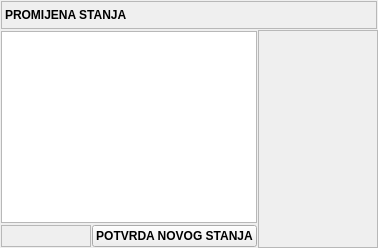
          <widget class="QFrame" name="frame_12">
           <property name="frameShape">
            <enum>QFrame::NoFrame</enum>
           </property>
           <property name="frameShadow">
            <enum>QFrame::Raised</enum>
           </property>
           <layout class="QVBoxLayout" name="verticalLayout_6">
            <property name="spacing">
             <number>0</number>
            </property>
            <property name="leftMargin">
             <number>0</number>
            </property>
            <property name="topMargin">
             <number>0</number>
            </property>
            <property name="rightMargin">
             <number>0</number>
            </property>
            <property name="bottomMargin">
             <number>0</number>
            </property>
            <item>
             <widget class="QFrame" name="frame_22">
              <property name="sizePolicy">
               <sizepolicy hsizetype="Preferred" vsizetype="Maximum">
                <horstretch>0</horstretch>
                <verstretch>0</verstretch>
               </sizepolicy>
              </property>
              <property name="frameShape">
               <enum>QFrame::NoFrame</enum>
              </property>
              <property name="frameShadow">
               <enum>QFrame::Raised</enum>
              </property>
              <layout class="QHBoxLayout" name="horizontalLayout_10">
               <property name="spacing">
                <number>1</number>
               </property>
               <property name="leftMargin">
                <number>1</number>
               </property>
               <property name="topMargin">
                <number>1</number>
               </property>
               <property name="rightMargin">
                <number>1</number>
               </property>
               <property name="bottomMargin">
                <number>1</number>
               </property>
               <item>
                <widget class="QLabel" name="label_8">
                 <property name="sizePolicy">
                  <sizepolicy hsizetype="Expanding" vsizetype="Preferred">
                   <horstretch>0</horstretch>
                   <verstretch>0</verstretch>
                  </sizepolicy>
                 </property>
                 <property name="minimumSize">
                  <size>
                   <width>0</width>
                   <height>28</height>
                  </size>
                 </property>
                 <property name="maximumSize">
                  <size>
                   <width>16777215</width>
                   <height>27</height>
                  </size>
                 </property>
                 <property name="font">
                  <font>
                   <weight>75</weight>
                   <bold>true</bold>
                  </font>
                 </property>
                 <property name="autoFillBackground">
                  <bool>true</bool>
                 </property>
                 <property name="frameShape">
                  <enum>QFrame::StyledPanel</enum>
                 </property>
                 <property name="text">
                  <string>PROMIJENA STANJA</string>
                 </property>
                </widget>
               </item>
              </layout>
             </widget>
            </item>
            <item>
             <widget class="QFrame" name="frame_23">
              <property name="frameShape">
               <enum>QFrame::NoFrame</enum>
              </property>
              <property name="frameShadow">
               <enum>QFrame::Raised</enum>
              </property>
              <layout class="QHBoxLayout" name="horizontalLayout_11">
               <property name="spacing">
                <number>0</number>
               </property>
               <property name="leftMargin">
                <number>0</number>
               </property>
               <property name="topMargin">
                <number>0</number>
               </property>
               <property name="rightMargin">
                <number>0</number>
               </property>
               <property name="bottomMargin">
                <number>0</number>
               </property>
               <item>
                <widget class="QFrame" name="frame_24">
                 <property name="frameShape">
                  <enum>QFrame::NoFrame</enum>
                 </property>
                 <property name="frameShadow">
                  <enum>QFrame::Raised</enum>
                 </property>
                 <layout class="QVBoxLayout" name="verticalLayout_8">
                  <property name="spacing">
                   <number>0</number>
                  </property>
                  <property name="leftMargin">
                   <number>0</number>
                  </property>
                  <property name="topMargin">
                   <number>0</number>
                  </property>
                  <property name="rightMargin">
                   <number>0</number>
                  </property>
                  <property name="bottomMargin">
                   <number>0</number>
                  </property>
                  <item>
                   <widget class="QFrame" name="frame_26">
                    <property name="frameShape">
                     <enum>QFrame::NoFrame</enum>
                    </property>
                    <property name="frameShadow">
                     <enum>QFrame::Raised</enum>
                    </property>
                    <layout class="QHBoxLayout" name="horizontalLayout_13">
                     <property name="spacing">
                      <number>1</number>
                     </property>
                     <property name="leftMargin">
                      <number>1</number>
                     </property>
                     <property name="topMargin">
                      <number>1</number>
                     </property>
                     <property name="rightMargin">
                      <number>1</number>
                     </property>
                     <property name="bottomMargin">
                      <number>1</number>
                     </property>
                     <item>
                      <widget class="QTreeWidget" name="treeStanja">
                       <property name="sizePolicy">
                        <sizepolicy hsizetype="Expanding" vsizetype="Expanding">
                         <horstretch>0</horstretch>
                         <verstretch>0</verstretch>
                        </sizepolicy>
                       </property>
                       <property name="font">
                        <font>
                         <weight>50</weight>
                         <bold>false</bold>
                        </font>
                       </property>
                       <property name="editTriggers">
                        <set>QAbstractItemView::NoEditTriggers</set>
                       </property>
                       <attribute name="headerVisible">
                        <bool>false</bool>
                       </attribute>
                       <column>
                        <property name="text">
                         <string notr="true">1</string>
                        </property>
                       </column>
                      </widget>
                     </item>
                    </layout>
                   </widget>
                  </item>
                  <item>
                   <widget class="QFrame" name="frame_27">
                    <property name="sizePolicy">
                     <sizepolicy hsizetype="Preferred" vsizetype="Maximum">
                      <horstretch>0</horstretch>
                      <verstretch>0</verstretch>
                     </sizepolicy>
                    </property>
                    <property name="frameShape">
                     <enum>QFrame::NoFrame</enum>
                    </property>
                    <property name="frameShadow">
                     <enum>QFrame::Raised</enum>
                    </property>
                    <layout class="QHBoxLayout" name="horizontalLayout_12">
                     <property name="spacing">
                      <number>1</number>
                     </property>
                     <property name="leftMargin">
                      <number>1</number>
                     </property>
                     <property name="topMargin">
                      <number>1</number>
                     </property>
                     <property name="rightMargin">
                      <number>1</number>
                     </property>
                     <property name="bottomMargin">
                      <number>1</number>
                     </property>
                     <item>
                      <widget class="QLabel" name="label_9">
                       <property name="sizePolicy">
                        <sizepolicy hsizetype="Expanding" vsizetype="Preferred">
                         <horstretch>0</horstretch>
                         <verstretch>0</verstretch>
                        </sizepolicy>
                       </property>
                       <property name="frameShape">
                        <enum>QFrame::StyledPanel</enum>
                       </property>
                       <property name="text">
                        <string/>
                       </property>
                      </widget>
                     </item>
                     <item>
                      <widget class="QPushButton" name="btnPotvrdaNovogStanja">
                       <property name="font">
                        <font>
                         <weight>75</weight>
                         <bold>true</bold>
                        </font>
                       </property>
                       <property name="cursor">
                        <cursorShape>PointingHandCursor</cursorShape>
                       </property>
                       <property name="text">
                        <string>POTVRDA NOVOG STANJA</string>
                       </property>
                       <property name="icon">
                        <iconset resource="../../resources/DonatForm.qrc">
                         <normaloff>:/InDonat/Forms/images/OK.gif</normaloff>:/InDonat/Forms/images/OK.gif</iconset>
                       </property>
                      </widget>
                     </item>
                    </layout>
                   </widget>
                  </item>
                 </layout>
                </widget>
               </item>
               <item>
                <widget class="QFrame" name="frame_25">
                 <property name="sizePolicy">
                  <sizepolicy hsizetype="Fixed" vsizetype="Preferred">
                   <horstretch>0</horstretch>
                   <verstretch>0</verstretch>
                  </sizepolicy>
                 </property>
                 <property name="minimumSize">
                  <size>
                   <width>120</width>
                   <height>0</height>
                  </size>
                 </property>
                 <property name="frameShape">
                  <enum>QFrame::StyledPanel</enum>
                 </property>
                 <property name="frameShadow">
                  <enum>QFrame::Raised</enum>
                 </property>
                 <layout class="QVBoxLayout" name="verticalLayout_7">
                  <property name="spacing">
                   <number>0</number>
                  </property>
                  <property name="leftMargin">
                   <number>0</number>
                  </property>
                  <property name="topMargin">
                   <number>0</number>
                  </property>
                  <property name="rightMargin">
                   <number>0</number>
                  </property>
                  <property name="bottomMargin">
                   <number>0</number>
                  </property>
                  <item>
                   <widget class="QFrame" name="frame_30">
                    <property name="sizePolicy">
                     <sizepolicy hsizetype="Preferred" vsizetype="Maximum">
                      <horstretch>0</horstretch>
                      <verstretch>0</verstretch>
                     </sizepolicy>
                    </property>
                    <property name="frameShape">
                     <enum>QFrame::NoFrame</enum>
                    </property>
                    <property name="frameShadow">
                     <enum>QFrame::Raised</enum>
                    </property>
                    <layout class="QHBoxLayout" name="horizontalLayout_15">
                     <property name="spacing">
                      <number>0</number>
                     </property>
                     <property name="leftMargin">
                      <number>0</number>
                     </property>
                     <property name="topMargin">
                      <number>0</number>
                     </property>
                     <property name="rightMargin">
                      <number>0</number>
                     </property>
                     <property name="bottomMargin">
                      <number>0</number>
                     </property>
                     <item>
                      <widget class="QFrame" name="frame_39">
                       <property name="sizePolicy">
                        <sizepolicy hsizetype="Preferred" vsizetype="Maximum">
                         <horstretch>0</horstretch>
                         <verstretch>0</verstretch>
                        </sizepolicy>
                       </property>
                       <property name="frameShadow">
                        <enum>QFrame::Raised</enum>
                       </property>
                       <property name="lineWidth">
                        <number>0</number>
                       </property>
                       <layout class="QHBoxLayout" name="horizontalLayout_16">
                        <property name="spacing">
                         <number>1</number>
                        </property>
                        <property name="leftMargin">
                         <number>1</number>
                        </property>
                        <property name="topMargin">
                         <number>1</number>
                        </property>
                        <property name="rightMargin">
                         <number>1</number>
                        </property>
                        <property name="bottomMargin">
                         <number>1</number>
                        </property>
                        <item>
                         <widget class="QLabel" name="label_11"/>
                        </item>
                        <item>
                         <widget class="QPushButton" name="pushButton_3">
                          <property name="enabled">
                           <bool>true</bool>
                          </property>
                          <property name="cursor">
                           <cursorShape>PointingHandCursor</cursorShape>
                          </property>
                          <property name="text">
                           <string/>
                          </property>
                          <property name="flat">
                           <bool>true</bool>
                          </property>
                         </widget>
                        </item>
                       </layout>
                      </widget>
                     </item>
                    </layout>
                   </widget>
                  </item>
                  <item>
                   <widget class="QFrame" name="frame_28">
                    <property name="enabled">
                     <bool>true</bool>
                    </property>
                    <property name="frameShape">
                     <enum>QFrame::NoFrame</enum>
                    </property>
                    <property name="frameShadow">
                     <enum>QFrame::Raised</enum>
                    </property>
                    <layout class="QVBoxLayout" name="verticalLayout_9">
                     <property name="spacing">
                      <number>1</number>
                     </property>
                     <property name="leftMargin">
                      <number>1</number>
                     </property>
                     <property name="topMargin">
                      <number>1</number>
                     </property>
                     <property name="rightMargin">
                      <number>1</number>
                     </property>
                     <property name="bottomMargin">
                      <number>1</number>
                     </property>
                     <item>
                      <widget class="QPushButton" name="pushButton_4">
                       <property name="cursor">
                        <cursorShape>PointingHandCursor</cursorShape>
                       </property>
                       <property name="text">
                        <string/>
                       </property>
                       <property name="flat">
                        <bool>true</bool>
                       </property>
                      </widget>
                     </item>
                    </layout>
                   </widget>
                  </item>
                  <item>
                   <widget class="QFrame" name="frame_29">
                    <property name="frameShape">
                     <enum>QFrame::NoFrame</enum>
                    </property>
                    <property name="frameShadow">
                     <enum>QFrame::Raised</enum>
                    </property>
                    <layout class="QVBoxLayout" name="verticalLayout_10">
                     <property name="spacing">
                      <number>1</number>
                     </property>
                     <property name="leftMargin">
                      <number>1</number>
                     </property>
                     <property name="topMargin">
                      <number>1</number>
                     </property>
                     <property name="rightMargin">
                      <number>1</number>
                     </property>
                     <property name="bottomMargin">
                      <number>1</number>
                     </property>
                     <item>
                      <widget class="QPushButton" name="pushButton_5">
                       <property name="cursor">
                        <cursorShape>PointingHandCursor</cursorShape>
                       </property>
                       <property name="text">
                        <string/>
                       </property>
                       <property name="flat">
                        <bool>true</bool>
                       </property>
                      </widget>
                     </item>
                    </layout>
                   </widget>
                  </item>
                  <item>
                   <widget class="QFrame" name="frame_31">
                    <property name="frameShape">
                     <enum>QFrame::NoFrame</enum>
                    </property>
                    <property name="frameShadow">
                     <enum>QFrame::Raised</enum>
                    </property>
                    <layout class="QVBoxLayout" name="verticalLayout_11">
                     <property name="spacing">
                      <number>1</number>
                     </property>
                     <property name="leftMargin">
                      <number>1</number>
                     </property>
                     <property name="topMargin">
                      <number>1</number>
                     </property>
                     <property name="rightMargin">
                      <number>1</number>
                     </property>
                     <property name="bottomMargin">
                      <number>1</number>
                     </property>
                     <item>
                      <widget class="QPushButton" name="pushButton_6">
                       <property name="cursor">
                        <cursorShape>PointingHandCursor</cursorShape>
                       </property>
                       <property name="text">
                        <string/>
                       </property>
                       <property name="flat">
                        <bool>true</bool>
                       </property>
                      </widget>
                     </item>
                    </layout>
                   </widget>
                  </item>
                 </layout>
                </widget>
               </item>
              </layout>
             </widget>
            </item>
           </layout>
          </widget>
